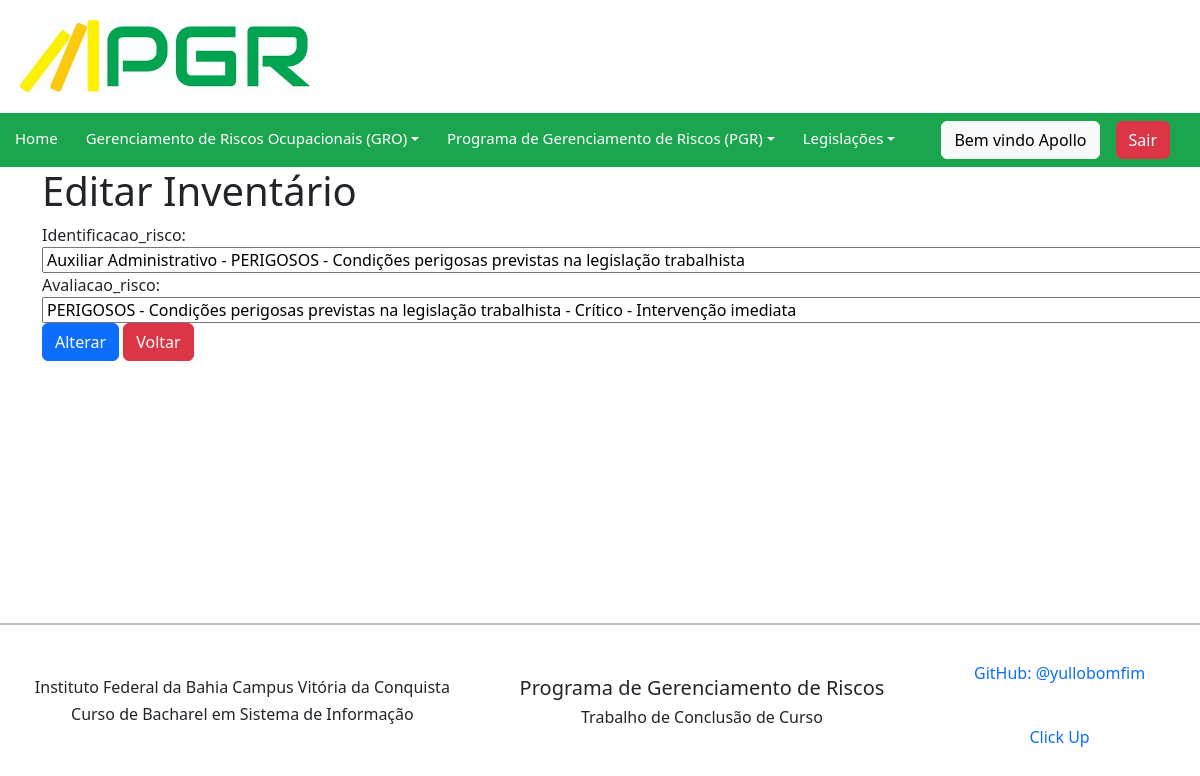
Screenshot of /inventario/update/3/ (signed in) with the database file from the repository.
### pgr/models.py (models this page shows, shortened)
class Inventario(models.Model):
    identificacao_risco = models.ForeignKey(Identificacaorisco, verbose_name=("identificacao_risco"), on_delete=models.CASCADE)
    avaliacao_risco = models.ForeignKey(Avaliacaorisco, verbose_name=("avaliacao_risco"), on_delete=models.CASCADE)
    class Meta:
        verbose_name = "inventario"
        verbose_name_plural = "inventarios"
        ordering = ['avaliacao_risco']

### pgr/views.py (the view)
# urls.py: path('inventario/update/<int:pk>/', InventarioUpdateView.as_view(), name='inventario_update'),
class InventarioUpdateView(LoginRequiredMixin, UpdateView):
    login_url = reverse_lazy('login')
    model = Inventario
    form_class = InventarioForm
    template_name = 'inventario_update.html'
    success_url = reverse_lazy('inventario_list')

### pgr/forms.py
class InventarioForm(ModelForm):
    class Meta:
        model= Inventario
        fields = '__all__'

### pgr/models.py (called while the page is built)
    def __str__(self):
        return self.nome

    def __str__(self):
        return self.tipo_risco

    def __str__(self):
        return f"{self.tipo_risco} - {self.descricao_perigo}"

    def __str__(self):
        return f"{self.classificacao_risco} - {self.significado}"

    def __str__(self):
        return f"{self.funcao} - {self.descricao_perigo}"

    def __str__(self):
        return f"{self.descricao_perigo} - {self.classificacao_risco}"

### pgr/templates/inventario_update.html (shortened to what this page needs)
{% extends 'base.html' %}
{% load bootstrap %}
{% block content %}
<div class="container">
  <h1>Editar Inventário</h1>
  <form method="post">
    {{ form|bootstrap }}
    <button class="btn btn-primary" type="submit">Alterar</button>
    <a class="btn btn-danger" href="/inventario/">Voltar</a>
  </form>
</div>
  {% endblock %}

### pgr/templates/includes/navbar.html (shortened to what this page needs)
<nav class="navbar navbar-expand-lg navbar-light" style="background-color: #1ca54f;">
    <ul class="navbar-nav nav-text me-auto mb-2 mb-lg-0">
        <li class="nav-item">
            <a class="nav-link" href="{% url 'home'%}" >Home</a>
        </li>
        {% if user.is_authenticated %}
        <li class="nav-item dropdown dmenu">
            <a class="nav-link dropdown-toggle" href="#" id="navbardrop" data-toggle="dropdown">Gerenciamento de Riscos Ocupacionais (GRO)</a>
        </li>
        <li class="nav-item dropdown dmenu">
            <a class="nav-link dropdown-toggle" href="#" id="navbardrop" data-toggle="dropdown">Programa de Gerenciamento de Riscos (PGR)</a>
        </li>
        {% endif %}
        <li class="nav-item">
            <li class="nav-item dropdown dmenu">
            <a class="nav-link dropdown-toggle" href="#" id="navbardrop" data-toggle="dropdown">Legislações</a>
        </li>
    </ul>
        <div class="d-flex gap-3 align-items-center" style="margin-right: 30px">
            {% if user.is_authenticated %}
                <span class="btn btn-light">Bem vindo {{request.user|title}}</span>
                <a class="btn btn-danger" href="{% url 'logout' %}">Sair</a>
            {% endif %}
        </div>
</nav>

### pgr/static/css/pgr.css (style rules this page uses)
.navbar-light .navbar-nav .nav-link { display: block; color: #fff; padding-left: 15px; padding-top: 5px; font-size: 15px; margin-right: 5px; text-decoration: none; transition: color 0.3s ease-in-out, background-color 0.3s ease-in-out; }
.container { min-height: inherit; margin: auto; justify-content: center; align-items: center; }

### rows the page displays
Inventario: identificacao_risco "Auxiliar Administrativo - PERIGOSOS - Condições perigosas previstas na legislação trabalhista", avaliacao_risco "PERIGOSOS - Condições perigosas previstas na legislação trabalhista - Crítico - Intervenção imediata"

### other values shown
{{ request.user|title }} "Apollo"
